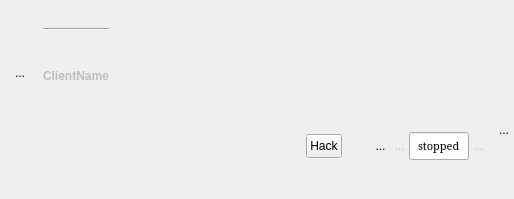
<?xml version="1.0" encoding="UTF-8"?>
<ui version="4.0">
 <class>ClientSlotWidget</class>
 <widget class="QFrame" name="ClientSlotWidget">
  <property name="geometry">
   <rect>
    <x>0</x>
    <y>0</y>
    <width>514</width>
    <height>199</height>
   </rect>
  </property>
  <property name="contextMenuPolicy">
   <enum>Qt::DefaultContextMenu</enum>
  </property>
  <property name="windowTitle">
   <string>Frame</string>
  </property>
  <layout class="QVBoxLayout" name="verticalLayout">
   <property name="spacing">
    <number>0</number>
   </property>
   <property name="leftMargin">
    <number>0</number>
   </property>
   <property name="topMargin">
    <number>3</number>
   </property>
   <property name="rightMargin">
    <number>0</number>
   </property>
   <property name="bottomMargin">
    <number>3</number>
   </property>
   <item>
    <spacer name="verticalSpacer_5">
     <property name="orientation">
      <enum>Qt::Vertical</enum>
     </property>
     <property name="sizeHint" stdset="0">
      <size>
       <width>20</width>
       <height>40</height>
      </size>
     </property>
    </spacer>
   </item>
   <item>
    <layout class="QVBoxLayout" name="mainLayout">
     <property name="spacing">
      <number>2</number>
     </property>
     <item>
      <layout class="QHBoxLayout" name="horizontalLayout_2">
       <item>
        <spacer name="horizontalSpacer_5">
         <property name="orientation">
          <enum>Qt::Horizontal</enum>
         </property>
         <property name="sizeType">
          <enum>QSizePolicy::Fixed</enum>
         </property>
         <property name="sizeHint" stdset="0">
          <size>
           <width>4</width>
           <height>20</height>
          </size>
         </property>
        </spacer>
       </item>
       <item>
        <widget class="QToolButton" name="iconButton">
         <property name="sizePolicy">
          <sizepolicy hsizetype="Expanding" vsizetype="Expanding">
           <horstretch>0</horstretch>
           <verstretch>0</verstretch>
          </sizepolicy>
         </property>
         <property name="minimumSize">
          <size>
           <width>32</width>
           <height>32</height>
          </size>
         </property>
         <property name="maximumSize">
          <size>
           <width>32</width>
           <height>32</height>
          </size>
         </property>
         <property name="styleSheet">
          <string notr="true">QToolButton::menu-indicator{ image: url(none.jpg);}
QToolButton {border: none}</string>
         </property>
         <property name="text">
          <string>...</string>
         </property>
         <property name="iconSize">
          <size>
           <width>32</width>
           <height>32</height>
          </size>
         </property>
         <property name="popupMode">
          <enum>QToolButton::InstantPopup</enum>
         </property>
        </widget>
       </item>
       <item>
        <spacer name="horizontalSpacer_2">
         <property name="orientation">
          <enum>Qt::Horizontal</enum>
         </property>
         <property name="sizeType">
          <enum>QSizePolicy::Fixed</enum>
         </property>
         <property name="sizeHint" stdset="0">
          <size>
           <width>5</width>
           <height>20</height>
          </size>
         </property>
        </spacer>
       </item>
       <item>
        <layout class="QVBoxLayout" name="verticalLayout_4">
         <item>
          <widget class="Line" name="line">
           <property name="orientation">
            <enum>Qt::Horizontal</enum>
           </property>
          </widget>
         </item>
         <item>
          <spacer name="verticalSpacer_2">
           <property name="orientation">
            <enum>Qt::Vertical</enum>
           </property>
           <property name="sizeHint" stdset="0">
            <size>
             <width>20</width>
             <height>40</height>
            </size>
           </property>
          </spacer>
         </item>
         <item>
          <widget class="QLabel" name="ClientName">
           <property name="enabled">
            <bool>false</bool>
           </property>
           <property name="sizePolicy">
            <sizepolicy hsizetype="Preferred" vsizetype="Preferred">
             <horstretch>0</horstretch>
             <verstretch>0</verstretch>
            </sizepolicy>
           </property>
           <property name="maximumSize">
            <size>
             <width>16777215</width>
             <height>16777215</height>
            </size>
           </property>
           <property name="styleSheet">
            <string notr="true">font-weight : bold</string>
           </property>
           <property name="text">
            <string>ClientName</string>
           </property>
          </widget>
         </item>
         <item>
          <spacer name="verticalSpacer_3">
           <property name="orientation">
            <enum>Qt::Vertical</enum>
           </property>
           <property name="sizeHint" stdset="0">
            <size>
             <width>20</width>
             <height>40</height>
            </size>
           </property>
          </spacer>
         </item>
        </layout>
       </item>
       <item>
        <spacer name="horizontalSpacer_6">
         <property name="orientation">
          <enum>Qt::Horizontal</enum>
         </property>
         <property name="sizeType">
          <enum>QSizePolicy::MinimumExpanding</enum>
         </property>
         <property name="sizeHint" stdset="0">
          <size>
           <width>0</width>
           <height>20</height>
          </size>
         </property>
        </spacer>
       </item>
      </layout>
     </item>
     <item>
      <layout class="QHBoxLayout" name="layout_top">
       <property name="spacing">
        <number>0</number>
       </property>
       <item>
        <widget class="QWidget" name="spacerLeftOfDown" native="true">
         <layout class="QHBoxLayout" name="horizontalLayout">
          <property name="spacing">
           <number>0</number>
          </property>
          <property name="leftMargin">
           <number>0</number>
          </property>
          <property name="topMargin">
           <number>0</number>
          </property>
          <property name="rightMargin">
           <number>0</number>
          </property>
          <property name="bottomMargin">
           <number>0</number>
          </property>
          <item>
           <spacer name="horizontalSpacer_3">
            <property name="orientation">
             <enum>Qt::Horizontal</enum>
            </property>
            <property name="sizeType">
             <enum>QSizePolicy::Expanding</enum>
            </property>
            <property name="sizeHint" stdset="0">
             <size>
              <width>0</width>
              <height>20</height>
             </size>
            </property>
           </spacer>
          </item>
         </layout>
        </widget>
       </item>
       <item>
        <widget class="RayHackButton" name="toolButtonHack">
         <property name="sizePolicy">
          <sizepolicy hsizetype="Preferred" vsizetype="Fixed">
           <horstretch>0</horstretch>
           <verstretch>0</verstretch>
          </sizepolicy>
         </property>
         <property name="minimumSize">
          <size>
           <width>36</width>
           <height>20</height>
          </size>
         </property>
         <property name="maximumSize">
          <size>
           <width>36</width>
           <height>24</height>
          </size>
         </property>
         <property name="toolTip">
          <string>Display client Ray-Hack properties</string>
         </property>
         <property name="autoFillBackground">
          <bool>false</bool>
         </property>
         <property name="text">
          <string>Hack</string>
         </property>
         <property name="icon">
          <iconset>
           <normaloff>:/scalable/breeze/layer-visible-on.png</normaloff>:/scalable/breeze/layer-visible-on.png</iconset>
         </property>
         <property name="iconSize">
          <size>
           <width>32</width>
           <height>32</height>
          </size>
         </property>
         <property name="checkable">
          <bool>true</bool>
         </property>
         <property name="toolButtonStyle">
          <enum>Qt::ToolButtonTextOnly</enum>
         </property>
        </widget>
       </item>
       <item>
        <widget class="QToolButton" name="toolButtonGUI">
         <property name="styleSheet">
          <string notr="true">QToolButton{border:none}</string>
         </property>
         <property name="text">
          <string/>
         </property>
         <property name="icon">
          <iconset>
           <normaloff>../../../.designer/backup</normaloff>../../../.designer/backup</iconset>
         </property>
         <property name="iconSize">
          <size>
           <width>22</width>
           <height>22</height>
          </size>
         </property>
        </widget>
       </item>
       <item>
        <spacer name="horizontalSpacer">
         <property name="orientation">
          <enum>Qt::Horizontal</enum>
         </property>
         <property name="sizeType">
          <enum>QSizePolicy::Fixed</enum>
         </property>
         <property name="sizeHint" stdset="0">
          <size>
           <width>4</width>
           <height>20</height>
          </size>
         </property>
        </spacer>
       </item>
       <item>
        <widget class="QToolButton" name="startButton">
         <property name="maximumSize">
          <size>
           <width>32</width>
           <height>32</height>
          </size>
         </property>
         <property name="toolTip">
          <string>Launch</string>
         </property>
         <property name="styleSheet">
          <string notr="true">QToolButton {border: none}</string>
         </property>
         <property name="text">
          <string>...</string>
         </property>
         <property name="icon">
          <iconset resource="../resources.qrc">
           <normaloff>:/scalable/breeze/media-playback-start.svg</normaloff>
           <disabledoff>:/scalable/breeze/disabled/media-playback-start.svg</disabledoff>:/scalable/breeze/media-playback-start.svg</iconset>
         </property>
         <property name="iconSize">
          <size>
           <width>32</width>
           <height>32</height>
          </size>
         </property>
        </widget>
       </item>
       <item>
        <widget class="QToolButton" name="stopButton">
         <property name="enabled">
          <bool>false</bool>
         </property>
         <property name="maximumSize">
          <size>
           <width>32</width>
           <height>32</height>
          </size>
         </property>
         <property name="toolTip">
          <string>&lt;html&gt;&lt;head/&gt;&lt;body&gt;&lt;p&gt;Politely ask the client to stop.&lt;/p&gt;&lt;/body&gt;&lt;/html&gt;</string>
         </property>
         <property name="styleSheet">
          <string notr="true">QToolButton {border: none}</string>
         </property>
         <property name="text">
          <string>...</string>
         </property>
         <property name="icon">
          <iconset resource="../resources.qrc">
           <normaloff>:/scalable/breeze/media-playback-stop.svg</normaloff>
           <disabledoff>:/scalable/breeze/disabled/media-playback-stop.svg</disabledoff>:/scalable/breeze/media-playback-stop.svg</iconset>
         </property>
         <property name="iconSize">
          <size>
           <width>32</width>
           <height>32</height>
          </size>
         </property>
        </widget>
       </item>
       <item>
        <widget class="StatusBar" name="lineEditClientStatus">
         <property name="enabled">
          <bool>true</bool>
         </property>
         <property name="sizePolicy">
          <sizepolicy hsizetype="Fixed" vsizetype="Fixed">
           <horstretch>0</horstretch>
           <verstretch>0</verstretch>
          </sizepolicy>
         </property>
         <property name="maximumSize">
          <size>
           <width>60</width>
           <height>28</height>
          </size>
         </property>
         <property name="font">
          <font>
           <family>Serif</family>
           <pointsize>8</pointsize>
           <weight>50</weight>
           <bold>false</bold>
          </font>
         </property>
         <property name="toolTip">
          <string>Status</string>
         </property>
         <property name="text">
          <string>stopped</string>
         </property>
         <property name="frame">
          <bool>true</bool>
         </property>
         <property name="alignment">
          <set>Qt::AlignCenter</set>
         </property>
         <property name="readOnly">
          <bool>true</bool>
         </property>
        </widget>
       </item>
       <item>
        <widget class="QToolButton" name="saveButton">
         <property name="enabled">
          <bool>false</bool>
         </property>
         <property name="maximumSize">
          <size>
           <width>32</width>
           <height>32</height>
          </size>
         </property>
         <property name="toolTip">
          <string>Save</string>
         </property>
         <property name="styleSheet">
          <string notr="true">QToolButton {border: none}</string>
         </property>
         <property name="text">
          <string>...</string>
         </property>
         <property name="icon">
          <iconset resource="../resources.qrc">
           <normaloff>:/scalable/breeze/document-save.svg</normaloff>
           <disabledoff>:/scalable/breeze/disabled/document-save.svg</disabledoff>:/scalable/breeze/document-save.svg</iconset>
         </property>
         <property name="iconSize">
          <size>
           <width>32</width>
           <height>32</height>
          </size>
         </property>
        </widget>
       </item>
       <item>
        <spacer name="horizontalSpacer_4">
         <property name="orientation">
          <enum>Qt::Horizontal</enum>
         </property>
         <property name="sizeType">
          <enum>QSizePolicy::Fixed</enum>
         </property>
         <property name="sizeHint" stdset="0">
          <size>
           <width>6</width>
           <height>20</height>
          </size>
         </property>
        </spacer>
       </item>
       <item>
        <layout class="QVBoxLayout" name="verticalLayout_2">
         <item>
          <widget class="QToolButton" name="closeButton">
           <property name="sizePolicy">
            <sizepolicy hsizetype="Preferred" vsizetype="Preferred">
             <horstretch>0</horstretch>
             <verstretch>0</verstretch>
            </sizepolicy>
           </property>
           <property name="maximumSize">
            <size>
             <width>22</width>
             <height>22</height>
            </size>
           </property>
           <property name="toolTip">
            <string>Remove</string>
           </property>
           <property name="styleSheet">
            <string notr="true">QToolButton {border: none}</string>
           </property>
           <property name="text">
            <string>...</string>
           </property>
           <property name="icon">
            <iconset resource="../resources.qrc">
             <normaloff>:/scalable/breeze/window-close.svg</normaloff>:/scalable/breeze/window-close.svg</iconset>
           </property>
          </widget>
         </item>
         <item>
          <spacer name="verticalSpacer">
           <property name="orientation">
            <enum>Qt::Vertical</enum>
           </property>
           <property name="sizeHint" stdset="0">
            <size>
             <width>20</width>
             <height>40</height>
            </size>
           </property>
          </spacer>
         </item>
        </layout>
       </item>
      </layout>
     </item>
    </layout>
   </item>
   <item>
    <spacer name="verticalSpacer_4">
     <property name="orientation">
      <enum>Qt::Vertical</enum>
     </property>
     <property name="sizeHint" stdset="0">
      <size>
       <width>20</width>
       <height>40</height>
      </size>
     </property>
    </spacer>
   </item>
  </layout>
  <action name="actionSaveAsApplicationTemplate">
   <property name="icon">
    <iconset theme="document-save-as-template">
     <normaloff>../../../../../.designer/backup</normaloff>../../../../../.designer/backup</iconset>
   </property>
   <property name="text">
    <string>Save As Application Template</string>
   </property>
  </action>
  <action name="actionProperties">
   <property name="icon">
    <iconset theme="document-properties">
     <normaloff>../../../../../.designer/backup</normaloff>../../../../../.designer/backup</iconset>
   </property>
   <property name="text">
    <string>Properties</string>
   </property>
  </action>
  <action name="actionReturnToAPreviousState">
   <property name="icon">
    <iconset theme="media-seek-backward">
     <normaloff>../../../.designer/backup</normaloff>../../../.designer/backup</iconset>
   </property>
   <property name="text">
    <string>Return To A Previous State</string>
   </property>
  </action>
  <action name="actionRename">
   <property name="icon">
    <iconset theme="edit-rename">
     <normaloff>../../../.designer/backup</normaloff>../../../.designer/backup</iconset>
   </property>
   <property name="text">
    <string>Rename</string>
   </property>
  </action>
 </widget>
 <customwidgets>
  <customwidget>
   <class>StatusBar</class>
   <extends>QLineEdit</extends>
   <header>surclassed_widgets</header>
  </customwidget>
  <customwidget>
   <class>RayHackButton</class>
   <extends>QToolButton</extends>
   <header location="global">surclassed_widgets</header>
  </customwidget>
 </customwidgets>
 <resources>
  <include location="../resources.qrc"/>
 </resources>
 <connections/>
</ui>
